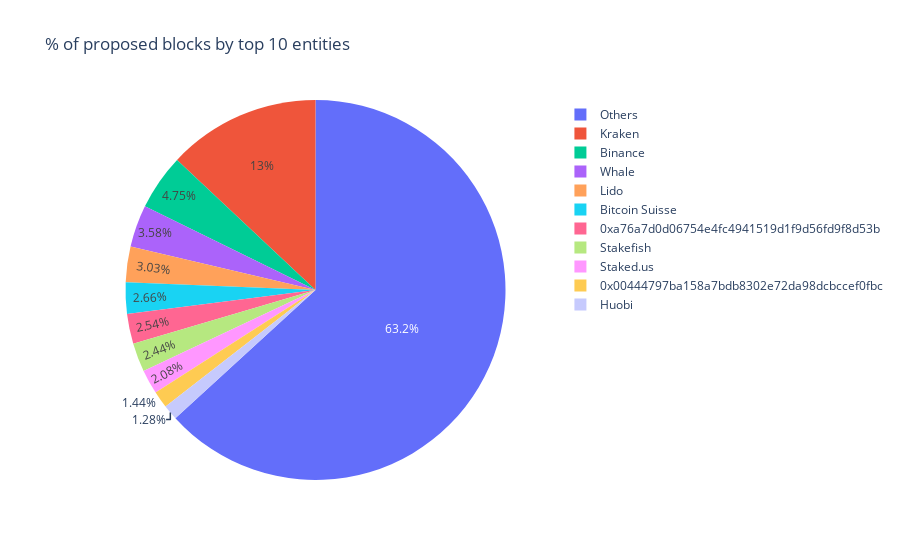

The code cell stored with this chart in its notebook:
### Markdown cell above
We use the same data we collected while calculating the Gini coefficient after selecting only the columns relavant to us ("Proposer" and "Number of Blocks Proposed") and adding another column ("Percentage Proposed").

We then plot a pie chart that represents the 10 major entities that proposed the most number of blocks during the given range of epochs.

### Code cell
nakamoto_df = pd.DataFrame(gini_dict.items(), columns = ["Proposer", "Number of Blocks Produced"])
nakamoto_df['Percentage Proposed'] = (nakamoto_df['Number of Blocks Produced']/nakamoto_df['Number of Blocks Produced'].sum())
nakamoto_df = nakamoto_df.sort_values(by='Percentage Proposed', ascending=False)
display_nakamoto = nakamoto_df[['Proposer', 'Percentage Proposed']]
display_nakamoto = display_nakamoto.head(10)
dict_append = {'Proposer': 'Others', 'Percentage Proposed': 1- display_nakamoto['Percentage Proposed'].sum()}
display_nakamoto = display_nakamoto.append(dict_append, ignore_index=True)
fig = px.pie(display_nakamoto, values='Percentage Proposed', names='Proposer', title = '% of proposed blocks by top 10 entities')
fig.show()

### Figure 1 — Plotly figure (JSON) as saved in the notebook; plotly's stock layout.template omitted (floating-point values rounded to 4 significant figures)
{"data": [{"domain": {"x": [0, 1], "y": [0, 1]}, "hovertemplate": "Proposer=%{label}<br>Percentage Proposed=%{value}<extra></extra>", "labels": ["Kraken", "Binance", "Whale", "Lido", "Bitcoin Suisse", "0xa76a7d0d06754e4fc4941519d1f9d56fd9f8d53b", "Stakefish", "Staked.us", "0x00444797ba158a7bdb8302e72da98dcbccef0fbc", "Huobi", "Others"], "legendgroup": "", "name": "", "showlegend": true, "type": "pie", "values": [0.13, 0.04746, 0.03583, 0.03029, 0.02658, 0.02544, 0.02442, 0.02082, 0.01438, 0.01284, 0.632]}], "layout": {"autosize": true, "legend": {"tracegroupgap": 0}, "title": {"text": "% of proposed blocks by top 10 entities"}}}
